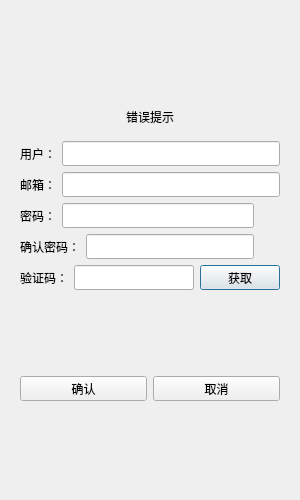
<?xml version="1.0" encoding="UTF-8"?>
<ui version="4.0">
 <class>RegisterDialog</class>
 <widget class="QDialog" name="RegisterDialog">
  <property name="geometry">
   <rect>
    <x>0</x>
    <y>0</y>
    <width>300</width>
    <height>500</height>
   </rect>
  </property>
  <property name="minimumSize">
   <size>
    <width>300</width>
    <height>500</height>
   </size>
  </property>
  <property name="maximumSize">
   <size>
    <width>300</width>
    <height>500</height>
   </size>
  </property>
  <property name="windowTitle">
   <string>Dialog</string>
  </property>
  <layout class="QVBoxLayout" name="verticalLayout_2">
   <item>
    <layout class="QVBoxLayout" name="verticalLayout">
     <item>
      <widget class="QStackedWidget" name="stackedWidget">
       <property name="currentIndex">
        <number>0</number>
       </property>
       <widget class="QWidget" name="page">
        <layout class="QVBoxLayout" name="verticalLayout_3">
         <item>
          <spacer name="verticalSpacer">
           <property name="orientation">
            <enum>Qt::Orientation::Vertical</enum>
           </property>
           <property name="sizeHint" stdset="0">
            <size>
             <width>20</width>
             <height>40</height>
            </size>
           </property>
          </spacer>
         </item>
         <item>
          <widget class="QWidget" name="widget" native="true">
           <layout class="QVBoxLayout" name="verticalLayout_4">
            <item>
             <widget class="QLabel" name="err_tip">
              <property name="text">
               <string>错误提示</string>
              </property>
              <property name="alignment">
               <set>Qt::AlignmentFlag::AlignCenter</set>
              </property>
             </widget>
            </item>
           </layout>
          </widget>
         </item>
         <item>
          <layout class="QHBoxLayout" name="horizontalLayout">
           <item>
            <widget class="QLabel" name="user_label">
             <property name="minimumSize">
              <size>
               <width>0</width>
               <height>25</height>
              </size>
             </property>
             <property name="maximumSize">
              <size>
               <width>16777215</width>
               <height>25</height>
              </size>
             </property>
             <property name="text">
              <string>用户：</string>
             </property>
            </widget>
           </item>
           <item>
            <widget class="QLineEdit" name="user_edit">
             <property name="minimumSize">
              <size>
               <width>0</width>
               <height>25</height>
              </size>
             </property>
             <property name="maximumSize">
              <size>
               <width>16777215</width>
               <height>25</height>
              </size>
             </property>
            </widget>
           </item>
          </layout>
         </item>
         <item>
          <layout class="QHBoxLayout" name="horizontalLayout_2">
           <item>
            <widget class="QLabel" name="email_label">
             <property name="minimumSize">
              <size>
               <width>0</width>
               <height>25</height>
              </size>
             </property>
             <property name="maximumSize">
              <size>
               <width>16777215</width>
               <height>25</height>
              </size>
             </property>
             <property name="text">
              <string>邮箱：</string>
             </property>
            </widget>
           </item>
           <item>
            <widget class="QLineEdit" name="email_edit">
             <property name="minimumSize">
              <size>
               <width>0</width>
               <height>25</height>
              </size>
             </property>
             <property name="maximumSize">
              <size>
               <width>16777215</width>
               <height>25</height>
              </size>
             </property>
            </widget>
           </item>
          </layout>
         </item>
         <item>
          <layout class="QHBoxLayout" name="horizontalLayout_3">
           <item>
            <widget class="QLabel" name="pass_label">
             <property name="minimumSize">
              <size>
               <width>0</width>
               <height>25</height>
              </size>
             </property>
             <property name="maximumSize">
              <size>
               <width>16777215</width>
               <height>25</height>
              </size>
             </property>
             <property name="text">
              <string>密码：</string>
             </property>
            </widget>
           </item>
           <item>
            <widget class="QLineEdit" name="pass_edit">
             <property name="minimumSize">
              <size>
               <width>0</width>
               <height>25</height>
              </size>
             </property>
             <property name="maximumSize">
              <size>
               <width>16777215</width>
               <height>25</height>
              </size>
             </property>
            </widget>
           </item>
           <item>
            <widget class="ClickedLabel" name="pass_visible">
             <property name="minimumSize">
              <size>
               <width>20</width>
               <height>20</height>
              </size>
             </property>
             <property name="maximumSize">
              <size>
               <width>20</width>
               <height>20</height>
              </size>
             </property>
             <property name="text">
              <string/>
             </property>
            </widget>
           </item>
          </layout>
         </item>
         <item>
          <layout class="QHBoxLayout" name="horizontalLayout_4">
           <item>
            <widget class="QLabel" name="confirm_label">
             <property name="minimumSize">
              <size>
               <width>0</width>
               <height>25</height>
              </size>
             </property>
             <property name="maximumSize">
              <size>
               <width>16777215</width>
               <height>25</height>
              </size>
             </property>
             <property name="text">
              <string>确认密码：</string>
             </property>
            </widget>
           </item>
           <item>
            <widget class="QLineEdit" name="confirm_edit">
             <property name="minimumSize">
              <size>
               <width>0</width>
               <height>25</height>
              </size>
             </property>
             <property name="maximumSize">
              <size>
               <width>16777215</width>
               <height>25</height>
              </size>
             </property>
            </widget>
           </item>
           <item>
            <widget class="ClickedLabel" name="confirm_visible">
             <property name="minimumSize">
              <size>
               <width>20</width>
               <height>20</height>
              </size>
             </property>
             <property name="maximumSize">
              <size>
               <width>20</width>
               <height>20</height>
              </size>
             </property>
             <property name="text">
              <string/>
             </property>
            </widget>
           </item>
          </layout>
         </item>
         <item>
          <layout class="QHBoxLayout" name="horizontalLayout_5">
           <item>
            <widget class="QLabel" name="varify_label">
             <property name="minimumSize">
              <size>
               <width>0</width>
               <height>25</height>
              </size>
             </property>
             <property name="maximumSize">
              <size>
               <width>16777215</width>
               <height>25</height>
              </size>
             </property>
             <property name="text">
              <string>验证码：</string>
             </property>
            </widget>
           </item>
           <item>
            <widget class="QLineEdit" name="varify_edit">
             <property name="minimumSize">
              <size>
               <width>0</width>
               <height>25</height>
              </size>
             </property>
             <property name="maximumSize">
              <size>
               <width>16777215</width>
               <height>25</height>
              </size>
             </property>
            </widget>
           </item>
           <item>
            <widget class="TimerBtn" name="get_code">
             <property name="minimumSize">
              <size>
               <width>0</width>
               <height>25</height>
              </size>
             </property>
             <property name="maximumSize">
              <size>
               <width>16777215</width>
               <height>25</height>
              </size>
             </property>
             <property name="text">
              <string>获取</string>
             </property>
            </widget>
           </item>
          </layout>
         </item>
         <item>
          <spacer name="verticalSpacer_2">
           <property name="orientation">
            <enum>Qt::Orientation::Vertical</enum>
           </property>
           <property name="sizeHint" stdset="0">
            <size>
             <width>20</width>
             <height>40</height>
            </size>
           </property>
          </spacer>
         </item>
         <item>
          <layout class="QHBoxLayout" name="horizontalLayout_7">
           <item>
            <widget class="QPushButton" name="sure_btn">
             <property name="minimumSize">
              <size>
               <width>0</width>
               <height>25</height>
              </size>
             </property>
             <property name="maximumSize">
              <size>
               <width>16777215</width>
               <height>25</height>
              </size>
             </property>
             <property name="text">
              <string>确认</string>
             </property>
            </widget>
           </item>
           <item>
            <widget class="QPushButton" name="cancel_btn">
             <property name="minimumSize">
              <size>
               <width>0</width>
               <height>25</height>
              </size>
             </property>
             <property name="maximumSize">
              <size>
               <width>16777215</width>
               <height>25</height>
              </size>
             </property>
             <property name="text">
              <string>取消</string>
             </property>
            </widget>
           </item>
          </layout>
         </item>
         <item>
          <spacer name="verticalSpacer_3">
           <property name="orientation">
            <enum>Qt::Orientation::Vertical</enum>
           </property>
           <property name="sizeHint" stdset="0">
            <size>
             <width>20</width>
             <height>40</height>
            </size>
           </property>
          </spacer>
         </item>
        </layout>
       </widget>
       <widget class="QWidget" name="page_2">
        <layout class="QVBoxLayout" name="verticalLayout_5">
         <item>
          <spacer name="verticalSpacer_4">
           <property name="orientation">
            <enum>Qt::Orientation::Vertical</enum>
           </property>
           <property name="sizeHint" stdset="0">
            <size>
             <width>20</width>
             <height>40</height>
            </size>
           </property>
          </spacer>
         </item>
         <item>
          <widget class="QLabel" name="tip_lb">
           <property name="text">
            <string>注册成功，5 s后返回登录</string>
           </property>
           <property name="alignment">
            <set>Qt::AlignmentFlag::AlignCenter</set>
           </property>
          </widget>
         </item>
         <item>
          <widget class="QLabel" name="tip2_lb">
           <property name="text">
            <string>可点击返回按钮直接返回登录界面</string>
           </property>
           <property name="alignment">
            <set>Qt::AlignmentFlag::AlignCenter</set>
           </property>
          </widget>
         </item>
         <item>
          <spacer name="verticalSpacer_5">
           <property name="orientation">
            <enum>Qt::Orientation::Vertical</enum>
           </property>
           <property name="sizeHint" stdset="0">
            <size>
             <width>20</width>
             <height>40</height>
            </size>
           </property>
          </spacer>
         </item>
         <item>
          <widget class="QWidget" name="widget_2" native="true">
           <layout class="QHBoxLayout" name="horizontalLayout_6">
            <item>
             <spacer name="horizontalSpacer">
              <property name="orientation">
               <enum>Qt::Orientation::Horizontal</enum>
              </property>
              <property name="sizeHint" stdset="0">
               <size>
                <width>40</width>
                <height>20</height>
               </size>
              </property>
             </spacer>
            </item>
            <item>
             <widget class="QPushButton" name="return_btn">
              <property name="minimumSize">
               <size>
                <width>0</width>
                <height>25</height>
               </size>
              </property>
              <property name="maximumSize">
               <size>
                <width>16777215</width>
                <height>25</height>
               </size>
              </property>
              <property name="text">
               <string>返回登录</string>
              </property>
             </widget>
            </item>
            <item>
             <spacer name="horizontalSpacer_2">
              <property name="orientation">
               <enum>Qt::Orientation::Horizontal</enum>
              </property>
              <property name="sizeHint" stdset="0">
               <size>
                <width>40</width>
                <height>20</height>
               </size>
              </property>
             </spacer>
            </item>
           </layout>
          </widget>
         </item>
         <item>
          <spacer name="verticalSpacer_6">
           <property name="orientation">
            <enum>Qt::Orientation::Vertical</enum>
           </property>
           <property name="sizeHint" stdset="0">
            <size>
             <width>20</width>
             <height>40</height>
            </size>
           </property>
          </spacer>
         </item>
        </layout>
       </widget>
      </widget>
     </item>
    </layout>
   </item>
  </layout>
 </widget>
 <customwidgets>
  <customwidget>
   <class>TimerBtn</class>
   <extends>QPushButton</extends>
   <header>timerbtn.h</header>
  </customwidget>
  <customwidget>
   <class>ClickedLabel</class>
   <extends>QLabel</extends>
   <header>clickedlabel.h</header>
  </customwidget>
 </customwidgets>
 <resources/>
 <connections/>
</ui>
